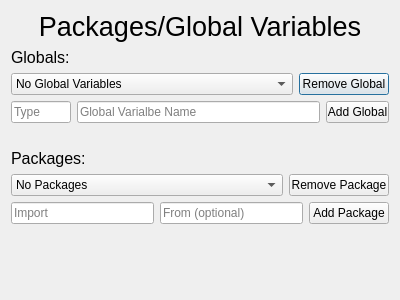
<?xml version="1.0" encoding="UTF-8"?>
<ui version="4.0">
 <class>Dialog</class>
 <widget class="QDialog" name="Dialog">
  <property name="geometry">
   <rect>
    <x>0</x>
    <y>0</y>
    <width>400</width>
    <height>300</height>
   </rect>
  </property>
  <property name="windowTitle">
   <string>Dialog</string>
  </property>
  <layout class="QGridLayout" name="gridLayout">
   <item row="10" column="0">
    <layout class="QHBoxLayout" name="horizontalLayout_2">
     <item>
      <widget class="QLineEdit" name="lineEdit_Import">
       <property name="text">
        <string/>
       </property>
       <property name="placeholderText">
        <string>Import</string>
       </property>
      </widget>
     </item>
     <item>
      <widget class="QLineEdit" name="lineEdit_From">
       <property name="text">
        <string/>
       </property>
       <property name="placeholderText">
        <string>From (optional)</string>
       </property>
      </widget>
     </item>
     <item>
      <widget class="QPushButton" name="pushButtonAdd_Package">
       <property name="text">
        <string>Add Package</string>
       </property>
       <property name="autoDefault">
        <bool>false</bool>
       </property>
      </widget>
     </item>
    </layout>
   </item>
   <item row="11" column="0">
    <spacer name="verticalSpacer_2">
     <property name="orientation">
      <enum>Qt::Vertical</enum>
     </property>
     <property name="sizeHint" stdset="0">
      <size>
       <width>20</width>
       <height>40</height>
      </size>
     </property>
    </spacer>
   </item>
   <item row="2" column="0">
    <layout class="QHBoxLayout" name="horizontalLayout_3">
     <item>
      <widget class="QComboBox" name="comboBox_Globals">
       <item>
        <property name="text">
         <string>No Global Variables</string>
        </property>
       </item>
      </widget>
     </item>
     <item>
      <widget class="QPushButton" name="pushButton_Remove_Global">
       <property name="maximumSize">
        <size>
         <width>90</width>
         <height>16777215</height>
        </size>
       </property>
       <property name="text">
        <string>Remove Global</string>
       </property>
      </widget>
     </item>
    </layout>
   </item>
   <item row="6" column="0">
    <spacer name="verticalSpacer">
     <property name="orientation">
      <enum>Qt::Vertical</enum>
     </property>
     <property name="sizeType">
      <enum>QSizePolicy::Fixed</enum>
     </property>
     <property name="sizeHint" stdset="0">
      <size>
       <width>20</width>
       <height>20</height>
      </size>
     </property>
    </spacer>
   </item>
   <item row="1" column="0">
    <widget class="QLabel" name="label_Globals">
     <property name="font">
      <font>
       <pointsize>12</pointsize>
      </font>
     </property>
     <property name="text">
      <string>Globals:</string>
     </property>
    </widget>
   </item>
   <item row="0" column="0">
    <widget class="QLabel" name="labelPackages_Globals">
     <property name="font">
      <font>
       <pointsize>20</pointsize>
      </font>
     </property>
     <property name="text">
      <string>Packages/Global Variables</string>
     </property>
     <property name="alignment">
      <set>Qt::AlignCenter</set>
     </property>
    </widget>
   </item>
   <item row="7" column="0">
    <widget class="QLabel" name="label_Packages">
     <property name="font">
      <font>
       <pointsize>12</pointsize>
      </font>
     </property>
     <property name="text">
      <string>Packages:</string>
     </property>
    </widget>
   </item>
   <item row="5" column="0">
    <layout class="QHBoxLayout" name="horizontalLayout">
     <item>
      <widget class="QLineEdit" name="lineEditGlobal_Type">
       <property name="maximumSize">
        <size>
         <width>60</width>
         <height>16777215</height>
        </size>
       </property>
       <property name="placeholderText">
        <string>Type</string>
       </property>
      </widget>
     </item>
     <item>
      <widget class="QLineEdit" name="lineEditGlobal_Name">
       <property name="placeholderText">
        <string>Global Varialbe Name</string>
       </property>
      </widget>
     </item>
     <item>
      <widget class="QPushButton" name="pushButtonAdd_Global">
       <property name="maximumSize">
        <size>
         <width>63</width>
         <height>16777215</height>
        </size>
       </property>
       <property name="text">
        <string>Add Global</string>
       </property>
       <property name="autoDefault">
        <bool>false</bool>
       </property>
      </widget>
     </item>
    </layout>
   </item>
   <item row="8" column="0">
    <layout class="QHBoxLayout" name="horizontalLayout_4">
     <item>
      <widget class="QComboBox" name="comboBox_Packages">
       <item>
        <property name="text">
         <string>No Packages</string>
        </property>
       </item>
      </widget>
     </item>
     <item>
      <widget class="QPushButton" name="pushButton_Remove_Package">
       <property name="maximumSize">
        <size>
         <width>100</width>
         <height>16777215</height>
        </size>
       </property>
       <property name="text">
        <string>Remove Package</string>
       </property>
      </widget>
     </item>
    </layout>
   </item>
  </layout>
 </widget>
 <resources/>
 <connections/>
</ui>
